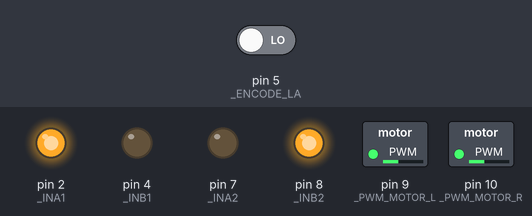
Simulated run of this sketch. Board: Arduino Uno, built with avr-gcc and run on an emulated ATmega328P. On the bench: switched loads named in the sketch (green lamp = pin HIGH), output pins drawn as LEDs (lit = HIGH). Inputs (shaded band) come from the test bench; at power-on: pin 5 (_ENCODE_LA) LOW. What the sketch prints to the serial monitor is not drawn.

Above: at 0.1 s.
Timing chart, 0 to 1.6 s (numbered marks = the images above):
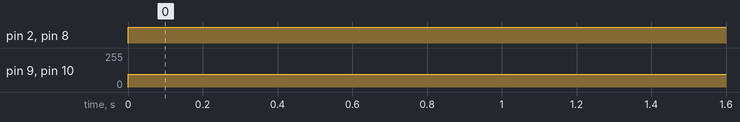

The sketch:

integrated_arduino.ino
```cpp
#include <PinChangeInt.h>
#include <PID_v1.h>

/*#define MOTOR_BRAKE 0b00
#define FORWARD 0b11
#define TURN_L_90 0b10
#define TURN_R_90 0b01
#define TURN_180 0b00

#define MOTOR_R_FORWARD 0x10
#define MOTOR_L_FORWARD 0x01

#define MOTOR_R_BACKWARD 0x01
#define MOTOR_L_BACKWARD 0x10*/
/******************************************************************
===========================Encoders===========================
*******************************************************************/
//Encoder setting
uint8_t _ENCODE_LA = 5;
uint8_t _ENCODE_RA = 3;

//Encoder reading
double prevState_L = 0;
double currState_L = 0;
double acccmCount_L = 0;

double prevState_R = 0;
double currState_R = 0;
double acccmCount_R = 0;

/******************************************************************
=================================Motors===========================
*******************************************************************/
//Left Motor
char MOTOR_L = 0;
uint8_t _PWM_MOTOR_L = 9;
uint8_t _INA1 = 2;
uint8_t _INB1 = 4;

//Right Motor
char MOTOR_R = 1;
uint8_t _PWM_MOTOR_R = 10;
uint8_t _INA2 = 7;
uint8_t _INB2 = 8;

/******************************************************************
=================================PID==============================
*******************************************************************/
//PID input using the encoder count
//PID output
double PIDL_output;
double PIDR_output;
double PIDL_setPoint;
double PIDR_setPoint;
PID PID_MotorL(&acccmCount_L, &PIDL_output, &PIDL_setPoint, 1, 0.5, 0.25, DIRECT);
PID PID_MotorR(&acccmCount_R, &PIDR_output, &PIDR_setPoint, 1, 0.5, 0.25, DIRECT);

void setup() {
  // put your setup code here, to run once:
  Serial.begin(9600);
  Serial.print("Setup Started");

  pinMode(_ENCODE_LA,INPUT);
  pinMode(_ENCODE_RA,INPUT);
  PCintPort::attachInterrupt(_ENCODE_LA, &motorLISR, CHANGE);
  PCintPort::attachInterrupt(_ENCODE_RA, &motorRISR, CHANGE);

  motorInit();

  PID_MotorL.SetMode(AUTOMATIC);
  PID_MotorR.SetMode(AUTOMATIC);
  PID_MotorL.SetOutputLimits(-800, 800);
  PID_MotorR.SetOutputLimits(-800, 800);
  Serial.print("Setup Ended");
}

void loop() {
  //////////////////////////////Available Functions//////////////////////////////////
  //MoveForward(spd, dist) //distance does not works
  //Turn_R_90(spd)
  //Turn_L_90(spd)
  //Turn_180(spd)
  //Stop()
  //////////////////////////////////////////////////////////////////////////////////
  MoveForward(150,0);
    Serial.println("acccmCount_L");
  Serial.println(acccmCount_L);
  Serial.println("acccmCount_R");
  Serial.println(acccmCount_R);


  //TO DO:
  //1. test whether the interrupt of the encoders work
  //2. calibrate the PID, Ki, Kp, Kd, as well as the limit output


}

void motorInit()
{
	//right motor
	pinMode(_INA1,OUTPUT);
	pinMode(_INB1,OUTPUT);
	pinMode(_PWM_MOTOR_R,OUTPUT);
	pinMode(A0,INPUT);

	//pinMode(_EN1DIAG1,INPUT);

	//left motor
	pinMode(_INA2,OUTPUT);
	pinMode(_INB2,OUTPUT);
	pinMode(_PWM_MOTOR_L,OUTPUT);
	pinMode(A1,INPUT);

	//pinMode(_EN2DIAG2,INPUT);
	#if defined(__AVR_ATmega168__)|| defined(__AVR_ATmega328P__) || defined(__AVR_ATmega32U4__)
	// Timer 1 configuration
	// prescaler: clockI/O / 1
	// outputs enabled
	// phase-correct PWM
	// top of 400
	//
	// PWM frequency calculation
	// 16MHz / 1 (prescaler) / 2 (phase-correct) / 400 (top) = 20kHz
	TCCR1A = 0b10100000;
	TCCR1B = 0b00010001;
	ICR1 = 400;
	#endif
}
/******************************************************************
============================Motion Function=======================
*******************************************************************/
//Robot move forward, spd from 0 - 255, dist
//dist does not work yet
void MoveForward(uint8_t spd, uint8_t dist)
{
	analogWrite(_PWM_MOTOR_R, spd);
	analogWrite(_PWM_MOTOR_L, spd);

	if (spd == 0)
	{
		MotorBrakeLow(MOTOR_L);
		MotorBrakeLow(MOTOR_R);
	}
	else
	{
		MotorRotateCCW(MOTOR_L, spd, 0);
		MotorRotateCW(MOTOR_R, spd, 0);
	}
}
void  Turn_R_90(uint8_t spd)
{
	if (spd == 0)
	{
		MotorBrakeLow(MOTOR_L);
		MotorBrakeLow(MOTOR_R);
	}
	else
	{
		MotorRotateCCW(MOTOR_L, spd, 0);
		MotorRotateCCW(MOTOR_R, spd, 0);
	}
}
void  Turn_L_90(uint8_t spd)
{
	if (spd == 0)
	{
		MotorBrakeLow(MOTOR_L);
		MotorBrakeLow(MOTOR_R);
	}
	else
	{
		MotorRotateCW(MOTOR_L, spd, 0);
		MotorRotateCW(MOTOR_R, spd, 0);
	}
}
void  Turn_180(uint8_t spd)
{
	if (spd == 0)
	{
		MotorBrakeLow(MOTOR_L);
		MotorBrakeLow(MOTOR_R);
	}
	else
	{
		MotorRotateCCW(MOTOR_L, spd, 0);
		MotorRotateCCW(MOTOR_R, spd, 0);
	}
}
void Stop()
{
	MotorBrakeLow(0);
	MotorBrakeLow(1);
}
/******************************************************************
==========================End Motion Function=====================
*******************************************************************/
void MotorRotateCW(uint8_t wheel, uint8_t spd, uint8_t dist)
{
	switch(wheel)
	{
	case 0:  //Left Wheel
		digitalWrite(_INA2, HIGH);
		digitalWrite(_INB2, LOW);
		break;
	case 1:  //Right Wheel
		digitalWrite(_INA1, HIGH);
		digitalWrite(_INB1, LOW);
		break;
	default:
		break;
	}
}
void MotorRotateCCW(uint8_t wheel, uint8_t spd, uint8_t dist)
{
 switch(wheel)
 {
   case 0:  //Left Wheel
     digitalWrite(_INA2, LOW);
     digitalWrite(_INB2, HIGH);
     break;
   case 1:  //Right Wheel
     digitalWrite(_INA1, LOW);
     digitalWrite(_INB1, HIGH);
     break;
    default:
      break;
 }
}
void MotorBrakeLow(uint8_t wheel)
{
 switch(wheel)
 {
   case 0:  //Left Wheel
     digitalWrite(_INA2, LOW);
     digitalWrite(_INB2, LOW);
     break;
   case 1:  //Right Wheel
     digitalWrite(_INA1, LOW);
     digitalWrite(_INB1, LOW);
     break;
    default:
      break;
 }
}
void motorLISR()
{
  currState_L = digitalRead(_ENCODE_LA);
  if((prevState_L  == LOW) && (currState_L == HIGH))
  {
    acccmCount_L++;
  }
  prevState_L = currState_L;

}
void motorRISR()
{
  currState_R = digitalRead(_ENCODE_RA);
  if((prevState_R  == LOW) && (currState_R == HIGH))
  {
    acccmCount_R++;
  }
  prevState_R = currState_R;
}
```

Measured:
- by itself, pin 2 (_INA1), pin 8 (_INB2): LOW → HIGH at 0.00 s
- by itself, pin 9 (_PWM_MOTOR_L), pin 10 (_PWM_MOTOR_R): 0/255 → 96/255 at 0.00 s
